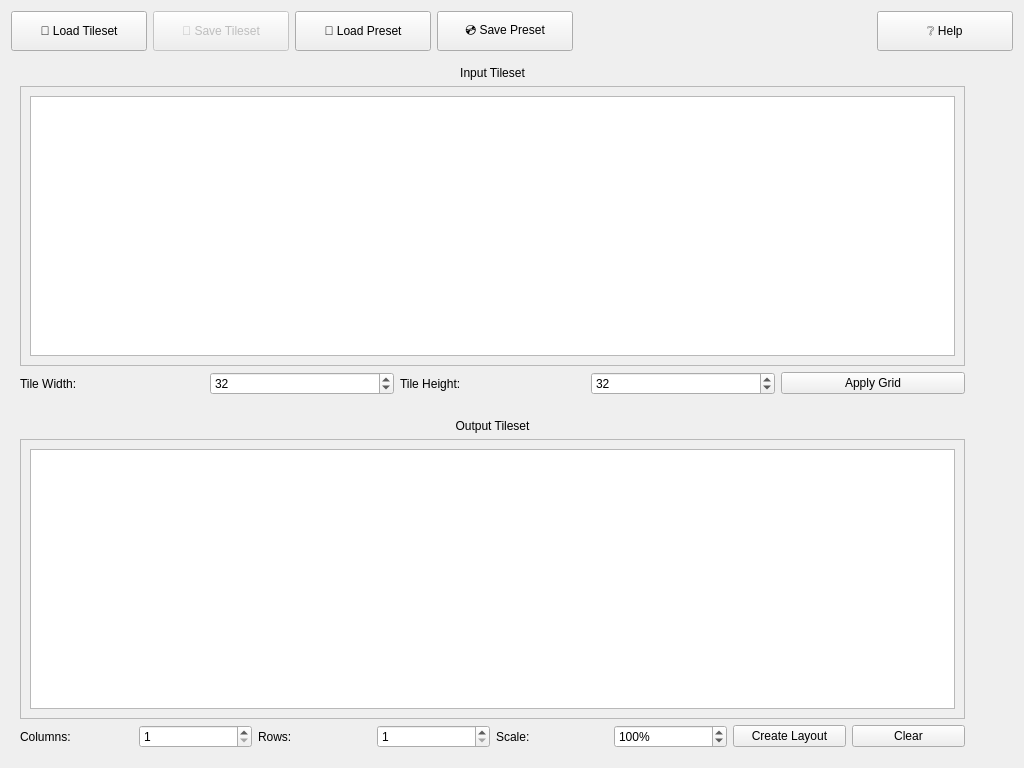
<?xml version="1.0" encoding="UTF-8"?>
<ui version="4.0">
 <class>TilesetEditor</class>
 <widget class="QWidget" name="TilesetEditor">
  <property name="geometry">
   <rect>
    <x>0</x>
    <y>0</y>
    <width>1024</width>
    <height>768</height>
   </rect>
  </property>
  <property name="windowTitle">
   <string>PoryPal - Tileset Editor</string>
  </property>
  <layout class="QVBoxLayout" name="main_layout">
   <item>
    <layout class="QHBoxLayout" name="toolbar_layout">
     <item>
      <widget class="QPushButton" name="btn_load_tileset">
       <property name="sizePolicy">
        <sizepolicy hsizetype="Fixed" vsizetype="Fixed">
         <horstretch>0</horstretch>
         <verstretch>0</verstretch>
        </sizepolicy>
       </property>
       <property name="minimumSize">
        <size>
         <width>136</width>
         <height>40</height>
        </size>
       </property>
       <property name="text">
        <string>🧩 Load Tileset</string>
       </property>
      </widget>
     </item>
     <item>
      <widget class="QPushButton" name="btn_save_tileset">
       <property name="enabled">
        <bool>false</bool>
       </property>
       <property name="sizePolicy">
        <sizepolicy hsizetype="Fixed" vsizetype="Fixed">
         <horstretch>0</horstretch>
         <verstretch>0</verstretch>
        </sizepolicy>
       </property>
       <property name="minimumSize">
        <size>
         <width>136</width>
         <height>40</height>
        </size>
       </property>
       <property name="text">
        <string>💾 Save Tileset</string>
       </property>
      </widget>
     </item>
     <item>
      <widget class="QPushButton" name="btn_load_preset">
       <property name="sizePolicy">
        <sizepolicy hsizetype="Fixed" vsizetype="Fixed">
         <horstretch>0</horstretch>
         <verstretch>0</verstretch>
        </sizepolicy>
       </property>
       <property name="minimumSize">
        <size>
         <width>136</width>
         <height>40</height>
        </size>
       </property>
       <property name="text">
        <string>💽 Load Preset</string>
       </property>
      </widget>
     </item>
     <item>
      <widget class="QPushButton" name="btn_save_preset">
       <property name="sizePolicy">
        <sizepolicy hsizetype="Fixed" vsizetype="Fixed">
         <horstretch>0</horstretch>
         <verstretch>0</verstretch>
        </sizepolicy>
       </property>
       <property name="minimumSize">
        <size>
         <width>136</width>
         <height>40</height>
        </size>
       </property>
       <property name="text">
        <string>💿 Save Preset</string>
       </property>
      </widget>
     </item>
     <item>
      <spacer name="horizontalSpacer">
       <property name="orientation">
        <enum>Qt::Horizontal</enum>
       </property>
       <property name="sizeHint" stdset="0">
        <size>
         <width>40</width>
         <height>20</height>
        </size>
       </property>
      </spacer>
     </item>
     <item>
      <widget class="QPushButton" name="btn_help">
       <property name="minimumSize">
        <size>
         <width>136</width>
         <height>40</height>
        </size>
       </property>
       <property name="text">
        <string>❔ Help</string>
       </property>
      </widget>
     </item>
    </layout>
   </item>
   <item>
    <layout class="QHBoxLayout" name="horizontalLayoutInput">
     <property name="rightMargin">
      <number>10</number>
     </property>
     <item>
      <widget class="QWidget" name="input_container" native="true">
       <property name="sizePolicy">
        <sizepolicy hsizetype="Preferred" vsizetype="Expanding">
         <horstretch>0</horstretch>
         <verstretch>0</verstretch>
        </sizepolicy>
       </property>
       <layout class="QVBoxLayout" name="input_layout">
        <property name="rightMargin">
         <number>20</number>
        </property>
        <item>
         <widget class="QLabel" name="label_input">
          <property name="text">
           <string>Input Tileset</string>
          </property>
          <property name="alignment">
           <set>Qt::AlignCenter</set>
          </property>
         </widget>
        </item>
        <item>
         <widget class="QScrollArea" name="input_scroll_area">
          <property name="widgetResizable">
           <bool>true</bool>
          </property>
          <widget class="QWidget" name="scrollAreaWidgetContents">
           <property name="geometry">
            <rect>
             <x>0</x>
             <y>0</y>
             <width>958</width>
             <height>276</height>
            </rect>
           </property>
           <layout class="QVBoxLayout" name="verticalLayout">
            <item>
             <widget class="QGraphicsView" name="input_view">
              <property name="dragMode">
               <enum>QGraphicsView::RubberBandDrag</enum>
              </property>
             </widget>
            </item>
           </layout>
          </widget>
         </widget>
        </item>
        <item>
         <layout class="QHBoxLayout" name="input_settings_layout">
          <item>
           <widget class="QLabel" name="label_tile_width">
            <property name="text">
             <string>Tile Width:</string>
            </property>
           </widget>
          </item>
          <item>
           <widget class="QSpinBox" name="spin_tile_width">
            <property name="minimum">
             <number>8</number>
            </property>
            <property name="maximum">
             <number>128</number>
            </property>
            <property name="value">
             <number>32</number>
            </property>
           </widget>
          </item>
          <item>
           <widget class="QLabel" name="label_tile_height">
            <property name="text">
             <string>Tile Height:</string>
            </property>
           </widget>
          </item>
          <item>
           <widget class="QSpinBox" name="spin_tile_height">
            <property name="minimum">
             <number>8</number>
            </property>
            <property name="maximum">
             <number>128</number>
            </property>
            <property name="value">
             <number>32</number>
            </property>
           </widget>
          </item>
          <item>
           <widget class="QPushButton" name="btn_apply_grid">
            <property name="text">
             <string>Apply Grid</string>
            </property>
           </widget>
          </item>
         </layout>
        </item>
       </layout>
      </widget>
     </item>
     <item>
      <widget class="QLabel" name="text_info_label_input">
       <property name="sizePolicy">
        <sizepolicy hsizetype="Preferred" vsizetype="Preferred">
         <horstretch>0</horstretch>
         <verstretch>0</verstretch>
        </sizepolicy>
       </property>
       <property name="font">
        <font>
         <family>Segoe UI</family>
         <pointsize>16</pointsize>
         <weight>50</weight>
         <bold>false</bold>
        </font>
       </property>
       <property name="text">
        <string/>
       </property>
      </widget>
     </item>
    </layout>
   </item>
   <item>
    <layout class="QHBoxLayout" name="horizontalLayout">
     <property name="rightMargin">
      <number>10</number>
     </property>
     <item>
      <widget class="QWidget" name="output_container" native="true">
       <property name="sizePolicy">
        <sizepolicy hsizetype="Preferred" vsizetype="Expanding">
         <horstretch>0</horstretch>
         <verstretch>0</verstretch>
        </sizepolicy>
       </property>
       <layout class="QVBoxLayout" name="output_layout">
        <property name="rightMargin">
         <number>20</number>
        </property>
        <item>
         <widget class="QLabel" name="label_output">
          <property name="minimumSize">
           <size>
            <width>100</width>
            <height>0</height>
           </size>
          </property>
          <property name="text">
           <string>Output Tileset</string>
          </property>
          <property name="alignment">
           <set>Qt::AlignCenter</set>
          </property>
         </widget>
        </item>
        <item>
         <widget class="QScrollArea" name="output_scroll_area">
          <property name="widgetResizable">
           <bool>true</bool>
          </property>
          <widget class="QWidget" name="scrollAreaWidgetContents_2">
           <property name="geometry">
            <rect>
             <x>0</x>
             <y>0</y>
             <width>946</width>
             <height>276</height>
            </rect>
           </property>
           <layout class="QVBoxLayout" name="verticalLayout_2">
            <item>
             <widget class="QGraphicsView" name="output_view">
              <property name="acceptDrops">
               <bool>true</bool>
              </property>
             </widget>
            </item>
           </layout>
          </widget>
         </widget>
        </item>
        <item>
         <layout class="QHBoxLayout" name="output_settings_layout">
          <item>
           <widget class="QLabel" name="label_columns">
            <property name="text">
             <string>Columns:</string>
            </property>
           </widget>
          </item>
          <item>
           <widget class="QSpinBox" name="spin_columns">
            <property name="minimum">
             <number>1</number>
            </property>
            <property name="maximum">
             <number>32</number>
            </property>
           </widget>
          </item>
          <item>
           <widget class="QLabel" name="label_rows">
            <property name="text">
             <string>Rows:</string>
            </property>
           </widget>
          </item>
          <item>
           <widget class="QSpinBox" name="spin_rows">
            <property name="minimum">
             <number>1</number>
            </property>
            <property name="maximum">
             <number>32</number>
            </property>
           </widget>
          </item>
          <item>
           <widget class="QLabel" name="label_scale">
            <property name="text">
             <string>Scale:</string>
            </property>
           </widget>
          </item>
          <item>
           <widget class="QSpinBox" name="spin_scale">
            <property name="suffix">
             <string>%</string>
            </property>
            <property name="minimum">
             <number>1</number>
            </property>
            <property name="maximum">
             <number>500</number>
            </property>
            <property name="value">
             <number>100</number>
            </property>
            <property name="displayIntegerBase">
             <number>10</number>
            </property>
           </widget>
          </item>
          <item>
           <widget class="QPushButton" name="btn_create_layout">
            <property name="text">
             <string>Create Layout</string>
            </property>
           </widget>
          </item>
          <item>
           <widget class="QPushButton" name="btn_clear_layout">
            <property name="text">
             <string>Clear</string>
            </property>
           </widget>
          </item>
         </layout>
        </item>
       </layout>
      </widget>
     </item>
     <item>
      <widget class="QLabel" name="text_info_label_output">
       <property name="sizePolicy">
        <sizepolicy hsizetype="Preferred" vsizetype="Preferred">
         <horstretch>0</horstretch>
         <verstretch>0</verstretch>
        </sizepolicy>
       </property>
       <property name="font">
        <font>
         <family>Segoe UI</family>
         <pointsize>16</pointsize>
         <weight>50</weight>
         <bold>false</bold>
        </font>
       </property>
       <property name="text">
        <string/>
       </property>
      </widget>
     </item>
    </layout>
   </item>
  </layout>
 </widget>
 <resources/>
 <connections/>
</ui>
